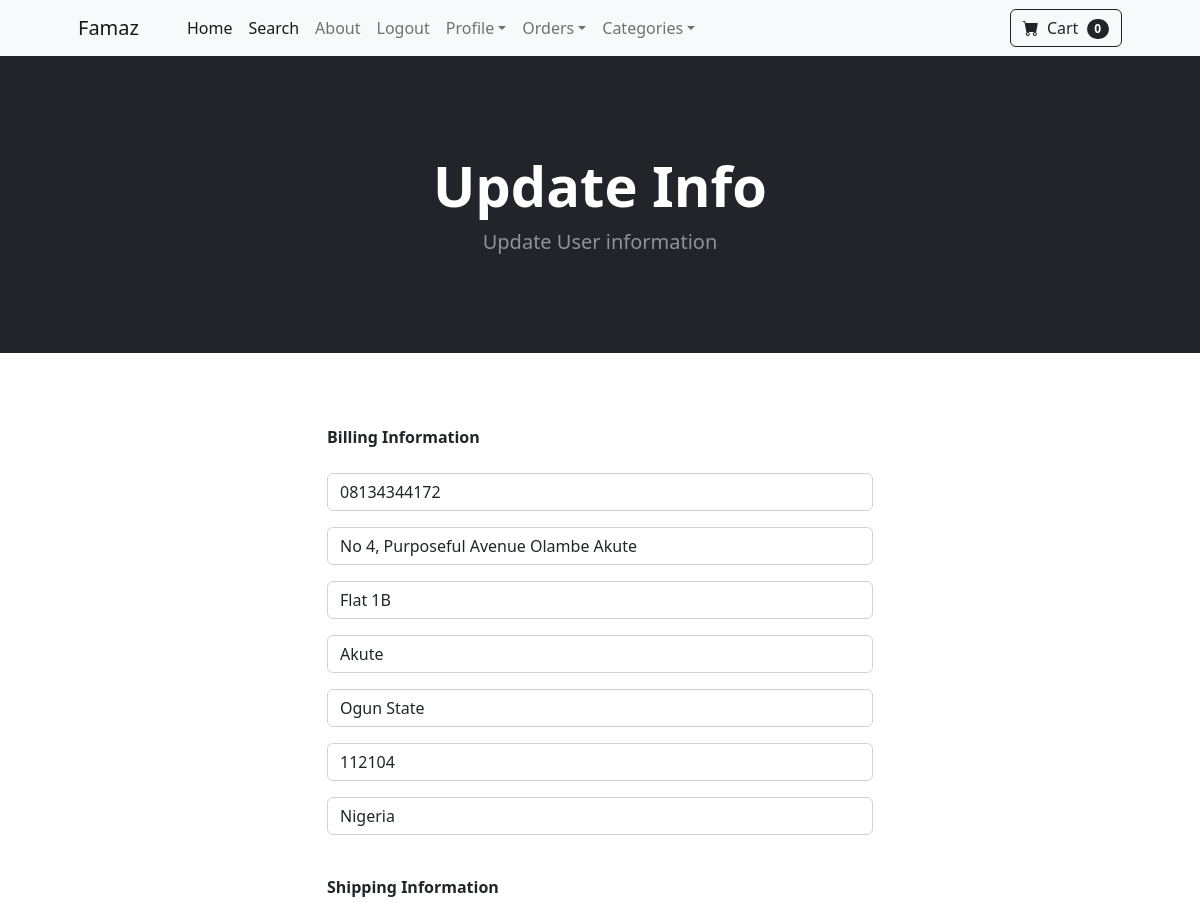
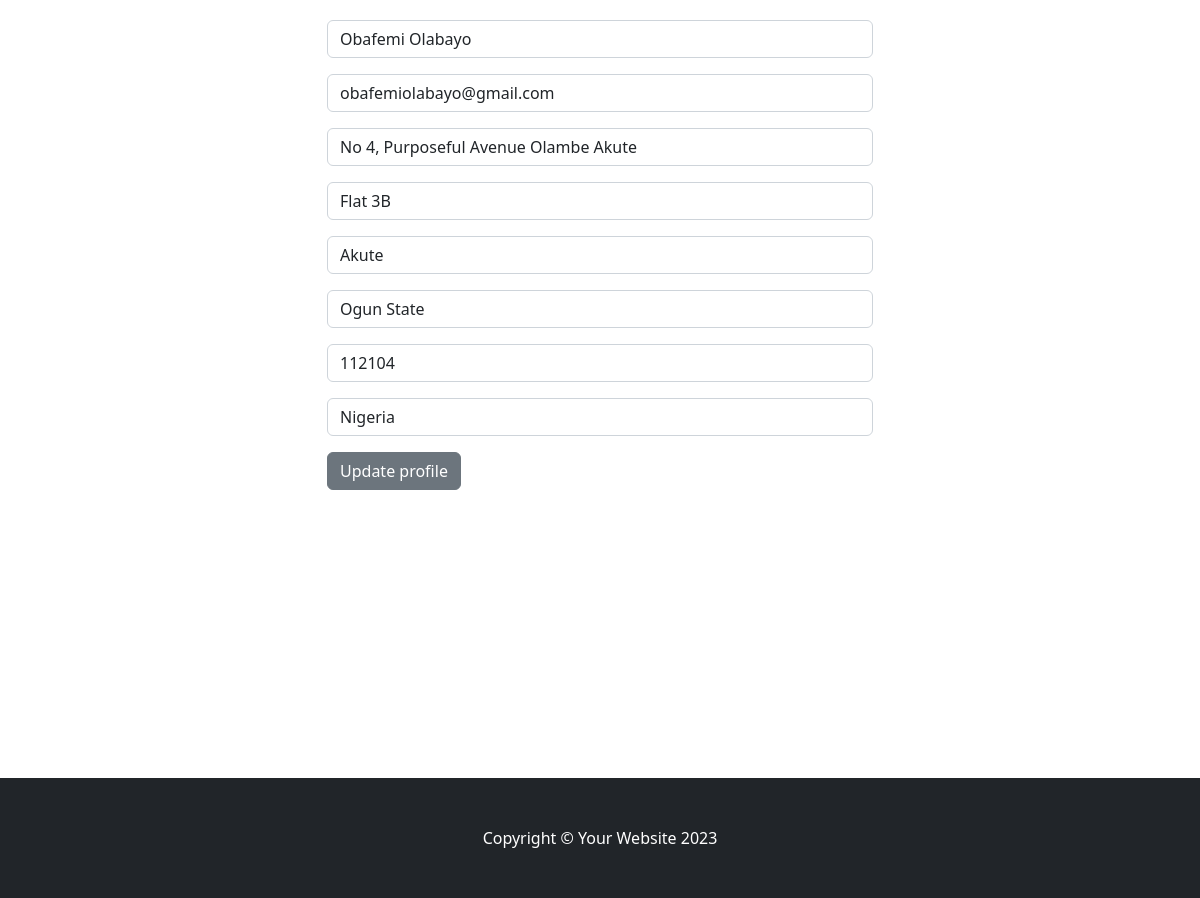
/update_profile/ (signed in), run on the app's committed database (2 pictures, top to bottom).
### core/models.py (models this page shows, shortened)
class Profile(models.Model):
    user = models.OneToOneField(User, on_delete=models.CASCADE)
    date_modified = models.DateTimeField(User, auto_now=True)
    phone = models.CharField(max_length=20, blank=True)
    address1 = models.CharField(max_length=200, blank=True)
    address2 = models.CharField(max_length=200, blank=True)
    city = models.CharField(max_length=50, blank=True)
    state = models.CharField(max_length=50, blank=True)
    zipcode = models.CharField(max_length=50, blank=True)
    country = models.CharField(max_length=50, blank=True)
    old_cart = models.CharField(max_length=200, blank=True, null=True)

### payment/models.py (models this page shows, shortened)
class ShippingAddress(models.Model):
    user = models.ForeignKey(User, on_delete=models.CASCADE, null=True, blank=True)
    shipping_full_name = models.CharField(max_length=255)
    shipping_email = models.CharField(max_length=255)
    shipping_address1 = models.CharField(max_length=255)
    shipping_address2 = models.CharField(max_length=255, null=True, blank=True)
    shipping_city = models.CharField(max_length=255)
    shipping_state = models.CharField(max_length=255, null=True, blank=True)
    shipping_zipcode = models.CharField(max_length=255, null=True, blank=True)
    shipping_country = models.CharField(max_length=255)
    class Meta:
        verbose_name_plural = "Shipping Address"

### core/views.py (the view)
# urls.py: path("update_profile/", update_profile, name="update_profile" ),
def update_profile(request):
    if request.user.is_authenticated:
        current_user = Profile.objects.get(user__id=request.user.id)
        shipping_user = ShippingAddress.objects.get(user__id=request.user.id)
        form = UserInfoForm(request.POST or None, instance=current_user)
        shipping_form = ShippingForm(request.POST or None, instance=shipping_user)
        if form.is_valid() or shipping_form.is_valid():
            form.save()
            shipping_form.save()
            messages.success(request, ("Profile has been Updated"))
            return redirect("index")
        else:
            for err in list(form.errors.values()):
                messages.error(request, err)
            return render(request, 'update_profile.html', {"form":form, "shipping_form": shipping_form})
    else:
        messages.success(request, ("You have to login first"))
        return redirect("login")

### core/forms.py
class UserInfoForm(forms.ModelForm):
    phone = forms.CharField(label="", widget=forms.TextInput(attrs={"class": 'form-control', 'placeholder': 'Phone (**required**)'}))
    address1 = forms.CharField(label="", widget=forms.TextInput(attrs={"class": 'form-control', 'placeholder': 'First address (**required**)'}))
    address2 = forms.CharField(label="", widget=forms.TextInput(attrs={"class": 'form-control', 'placeholder': 'Alternate address'}), required=False)
    city = forms.CharField(label="", widget=forms.TextInput(attrs={"class": 'form-control', 'placeholder': 'City'}), required=False)
    state = forms.CharField(label="", widget=forms.TextInput(attrs={"class": 'form-control', 'placeholder': 'State (**required**)'}))
    zipcode = forms.CharField(label="", widget=forms.TextInput(attrs={"class": 'form-control', 'placeholder': 'Zipcode'}), required=False)
    country = forms.CharField(label="", widget=forms.TextInput(attrs={"class": 'form-control', 'placeholder': 'Country (**required**)'}))
    class Meta:
        model = Profile
        fields = ("phone", "address1", "address2", "city", "state", "zipcode", "country",)

### cart/cart.py (called while the page is built)
    def __len__(self):
        return len(self.cart)

### cart/context_processors.py (called while the page is built)
def cart(request):
    return {'cart': Cart(request)}

### core/templates/update_profile.html (shortened to what this page needs)
{% extends 'base.html' %}
{% block content %}
<header class="bg-dark py-5">
    <div class="container px-4 px-lg-5 my-5">
        <div class="text-center text-white">
            <h1 class="display-4 fw-bolder">Update Info</h1>
            <p class="lead fw-normal text-white-50 mb-0">Update User information</p>
        </div>
    </div>
</header>
<br/>
<br/>
<br/>
<div class="container">
    <div class="row">
        <div class="col-md-6 offset-md-3">
            <strong> Billing Information </strong>
            <br/><br/>
            <form method="POST" action="{% url 'update_profile' %}">
                {{ form.as_p}}
                <br/>
                <strong> Shipping Information</strong>
                <br/><br/>
                 {{ shipping_form.as_p}}
                <button type="submit" class="btn btn-secondary">Update profile</button>
            </form>
            <br/>
        </div>
    </div>
</div>
<br/>
<br/>
<br/>
<br/>
<br/>
<br/>
<br/>
<br/>
<br/>
<br/>
<br/>
{% endblock %}

### data on the page
Profile: phone "08134344172", address1 "No 4, Purposeful Avenue Olambe Akute", address2 "Flat 1B", city "Akute", state "Ogun State", zipcode "112104", country "Nigeria"
ShippingAddress: shipping_full_name "Obafemi Olabayo", shipping_email "obafemiolabayo@gmail.com", shipping_address1 "No 4, Purposeful Avenue Olambe Akute", shipping_address2 "Flat 3B", shipping_city "Akute", shipping_state "Ogun State", shipping_zipcode "112104", shipping_country "Nigeria"

### other printed values
{{ cart|length }} "0"
